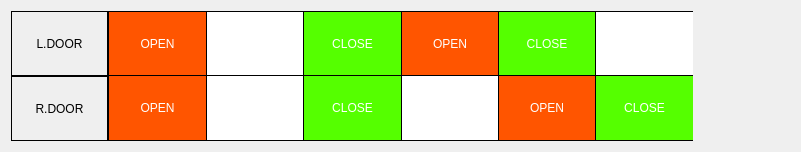
   <widget class="QWidget" name="gridLayoutWidget_5">
    <property name="geometry">
     <rect>
      <x>0</x>
      <y>400</y>
      <width>801</width>
      <height>152</height>
     </rect>
    </property>
    <layout class="QGridLayout" name="gridLayout_5">
     <property name="spacing">
      <number>0</number>
     </property>
     <item row="4" column="0">
      <widget class="QLabel" name="label_48">
       <property name="sizePolicy">
        <sizepolicy hsizetype="Preferred" vsizetype="Preferred">
         <horstretch>0</horstretch>
         <verstretch>0</verstretch>
        </sizepolicy>
       </property>
       <property name="minimumSize">
        <size>
         <width>80</width>
         <height>50</height>
        </size>
       </property>
       <property name="styleSheet">
        <string notr="true">font: 900 14pt &quot;Ubuntu&quot;;
color: rgb(0, 0, 0);

border: 1px solid black;</string>
       </property>
       <property name="text">
        <string>R.DOOR</string>
       </property>
       <property name="alignment">
        <set>Qt::AlignCenter</set>
       </property>
      </widget>
     </item>
     <item row="2" column="4">
      <widget class="QLabel" name="slm11_1">
       <property name="sizePolicy">
        <sizepolicy hsizetype="Preferred" vsizetype="Preferred">
         <horstretch>0</horstretch>
         <verstretch>0</verstretch>
        </sizepolicy>
       </property>
       <property name="minimumSize">
        <size>
         <width>80</width>
         <height>50</height>
        </size>
       </property>
       <property name="styleSheet">
        <string notr="true">background-color: rgb(255, 85, 0);
color: rgb(255, 255, 255);
font: 900 14pt &quot;Ubuntu&quot;;


border: 1px solid black;
border-right:0px;</string>
       </property>
       <property name="text">
        <string>OPEN</string>
       </property>
       <property name="alignment">
        <set>Qt::AlignCenter</set>
       </property>
      </widget>
     </item>
     <item row="2" column="1">
      <widget class="QLabel" name="slm8_1">
       <property name="sizePolicy">
        <sizepolicy hsizetype="Preferred" vsizetype="Preferred">
         <horstretch>0</horstretch>
         <verstretch>0</verstretch>
        </sizepolicy>
       </property>
       <property name="minimumSize">
        <size>
         <width>80</width>
         <height>50</height>
        </size>
       </property>
       <property name="styleSheet">
        <string notr="true">background-color: rgb(255, 85, 0);
color: rgb(255, 255, 255);
font: 900 14pt &quot;Ubuntu&quot;;

border: 1px solid black;
border-right:0px;
</string>
       </property>
       <property name="text">
        <string>OPEN</string>
       </property>
       <property name="alignment">
        <set>Qt::AlignCenter</set>
       </property>
      </widget>
     </item>
     <item row="4" column="3">
      <widget class="QLabel" name="slm10_2">
       <property name="sizePolicy">
        <sizepolicy hsizetype="Preferred" vsizetype="Preferred">
         <horstretch>0</horstretch>
         <verstretch>0</verstretch>
        </sizepolicy>
       </property>
       <property name="minimumSize">
        <size>
         <width>80</width>
         <height>50</height>
        </size>
       </property>
       <property name="styleSheet">
        <string notr="true">
background-color: rgb(85, 255, 0);
color: rgb(255, 255, 255);
font: 900 14pt &quot;Ubuntu&quot;;
border: 1px solid black;
border-right: 0px;
border-top: 0px;</string>
       </property>
       <property name="text">
        <string>CLOSE</string>
       </property>
       <property name="alignment">
        <set>Qt::AlignCenter</set>
       </property>
      </widget>
     </item>
     <item row="4" column="4">
      <widget class="QLabel" name="slm11_2">
       <property name="sizePolicy">
        <sizepolicy hsizetype="Preferred" vsizetype="Preferred">
         <horstretch>0</horstretch>
         <verstretch>0</verstretch>
        </sizepolicy>
       </property>
       <property name="minimumSize">
        <size>
         <width>80</width>
         <height>50</height>
        </size>
       </property>
       <property name="styleSheet">
        <string notr="true">
background-color: rgb(255, 255, 255);
color: rgb(255, 255, 255);
font: 900 14pt &quot;Ubuntu&quot;;

border: 1px solid black;
border-right: 0px;
border-top: 0px;

</string>
       </property>
       <property name="text">
        <string>--</string>
       </property>
       <property name="alignment">
        <set>Qt::AlignCenter</set>
       </property>
      </widget>
     </item>
     <item row="2" column="6">
      <widget class="QLabel" name="slm13_1">
       <property name="sizePolicy">
        <sizepolicy hsizetype="Preferred" vsizetype="Preferred">
         <horstretch>0</horstretch>
         <verstretch>0</verstretch>
        </sizepolicy>
       </property>
       <property name="minimumSize">
        <size>
         <width>80</width>
         <height>50</height>
        </size>
       </property>
       <property name="styleSheet">
        <string notr="true">background-color: rgb(255, 255, 255);
color: rgb(255, 255, 255);
font: 900 14pt &quot;Ubuntu&quot;;


border: 1px solid black;
border-right:0px;

</string>
       </property>
       <property name="text">
        <string>--</string>
       </property>
       <property name="alignment">
        <set>Qt::AlignCenter</set>
       </property>
      </widget>
     </item>
     <item row="4" column="6">
      <widget class="QLabel" name="slm13_2">
       <property name="sizePolicy">
        <sizepolicy hsizetype="Preferred" vsizetype="Preferred">
         <horstretch>0</horstretch>
         <verstretch>0</verstretch>
        </sizepolicy>
       </property>
       <property name="minimumSize">
        <size>
         <width>80</width>
         <height>50</height>
        </size>
       </property>
       <property name="styleSheet">
        <string notr="true">
background-color: rgb(85, 255, 0);
color: rgb(255, 255, 255);
font: 900 14pt &quot;Ubuntu&quot;;

border: 1px solid black;
border-right:0px;
border-top:0px;</string>
       </property>
       <property name="text">
        <string>CLOSE</string>
       </property>
       <property name="alignment">
        <set>Qt::AlignCenter</set>
       </property>
      </widget>
     </item>
     <item row="2" column="5">
      <widget class="QLabel" name="slm12_1">
       <property name="sizePolicy">
        <sizepolicy hsizetype="Preferred" vsizetype="Preferred">
         <horstretch>0</horstretch>
         <verstretch>0</verstretch>
        </sizepolicy>
       </property>
       <property name="minimumSize">
        <size>
         <width>80</width>
         <height>50</height>
        </size>
       </property>
       <property name="styleSheet">
        <string notr="true">background-color: rgb(85, 255, 0);
color: rgb(255, 255, 255);
font: 900 14pt &quot;Ubuntu&quot;;

border: 1px solid black;
border-right:0px;</string>
       </property>
       <property name="text">
        <string>CLOSE</string>
       </property>
       <property name="alignment">
        <set>Qt::AlignCenter</set>
       </property>
      </widget>
     </item>
     <item row="2" column="0">
      <widget class="QLabel" name="label_46">
       <property name="sizePolicy">
        <sizepolicy hsizetype="Preferred" vsizetype="Preferred">
         <horstretch>0</horstretch>
         <verstretch>0</verstretch>
        </sizepolicy>
       </property>
       <property name="minimumSize">
        <size>
         <width>80</width>
         <height>50</height>
        </size>
       </property>
       <property name="styleSheet">
        <string notr="true">
font: 900 14pt &quot;Ubuntu&quot;;
color: rgb(0, 0, 0);

border: 1px solid black;</string>
       </property>
       <property name="text">
        <string>L.DOOR</string>
       </property>
       <property name="alignment">
        <set>Qt::AlignCenter</set>
       </property>
      </widget>
     </item>
     <item row="2" column="3">
      <widget class="QLabel" name="slm10_1">
       <property name="sizePolicy">
        <sizepolicy hsizetype="Preferred" vsizetype="Preferred">
         <horstretch>0</horstretch>
         <verstretch>0</verstretch>
        </sizepolicy>
       </property>
       <property name="minimumSize">
        <size>
         <width>80</width>
         <height>50</height>
        </size>
       </property>
       <property name="styleSheet">
        <string notr="true">background-color: rgb(85, 255, 0);
color: rgb(255, 255, 255);
font: 900 14pt &quot;Ubuntu&quot;;

border: 1px solid black;
border-right:0px;</string>
       </property>
       <property name="text">
        <string>CLOSE</string>
       </property>
       <property name="alignment">
        <set>Qt::AlignCenter</set>
       </property>
      </widget>
     </item>
     <item row="4" column="1">
      <widget class="QLabel" name="slm8_2">
       <property name="sizePolicy">
        <sizepolicy hsizetype="Preferred" vsizetype="Preferred">
         <horstretch>0</horstretch>
         <verstretch>0</verstretch>
        </sizepolicy>
       </property>
       <property name="minimumSize">
        <size>
         <width>80</width>
         <height>50</height>
        </size>
       </property>
       <property name="styleSheet">
        <string notr="true">
background-color: rgb(255, 85, 0);
color: rgb(255, 255, 255);
font: 900 14pt &quot;Ubuntu&quot;;

border: 1px solid black;
border-top: 0px;
border-right: 0px;
</string>
       </property>
       <property name="text">
        <string>OPEN</string>
       </property>
       <property name="alignment">
        <set>Qt::AlignCenter</set>
       </property>
      </widget>
     </item>
     <item row="4" column="2">
      <widget class="QLabel" name="slm9_2">
       <property name="sizePolicy">
        <sizepolicy hsizetype="Preferred" vsizetype="Preferred">
         <horstretch>0</horstretch>
         <verstretch>0</verstretch>
        </sizepolicy>
       </property>
       <property name="minimumSize">
        <size>
         <width>80</width>
         <height>50</height>
        </size>
       </property>
       <property name="styleSheet">
        <string notr="true">
background-color: rgb(255, 255, 255);
color: rgb(255, 255, 255);
font: 900 14pt &quot;Ubuntu&quot;;

border: 1px solid black;
border-right: 0px;
border-top: 0px;</string>
       </property>
       <property name="text">
        <string>--</string>
       </property>
       <property name="alignment">
        <set>Qt::AlignCenter</set>
       </property>
      </widget>
     </item>
     <item row="2" column="2">
      <widget class="QLabel" name="slm9_1">
       <property name="sizePolicy">
        <sizepolicy hsizetype="Preferred" vsizetype="Preferred">
         <horstretch>0</horstretch>
         <verstretch>0</verstretch>
        </sizepolicy>
       </property>
       <property name="minimumSize">
        <size>
         <width>80</width>
         <height>50</height>
        </size>
       </property>
       <property name="styleSheet">
        <string notr="true">background-color: rgb(255, 255, 255);
color: rgb(255, 255, 255);
font: 900 14pt &quot;Ubuntu&quot;;

border: 1px solid black;
border-right:0px;
</string>
       </property>
       <property name="text">
        <string>--</string>
       </property>
       <property name="alignment">
        <set>Qt::AlignCenter</set>
       </property>
      </widget>
     </item>
     <item row="4" column="5">
      <widget class="QLabel" name="slm12_2">
       <property name="sizePolicy">
        <sizepolicy hsizetype="Preferred" vsizetype="Preferred">
         <horstretch>0</horstretch>
         <verstretch>0</verstretch>
        </sizepolicy>
       </property>
       <property name="minimumSize">
        <size>
         <width>80</width>
         <height>50</height>
        </size>
       </property>
       <property name="styleSheet">
        <string notr="true">background-color: rgb(255, 85, 0);
color: rgb(255, 255, 255);
font: 900 14pt &quot;Ubuntu&quot;;

border: 1px solid black;
border-right: 0px;
border-top: 0px;</string>
       </property>
       <property name="text">
        <string>OPEN</string>
       </property>
       <property name="alignment">
        <set>Qt::AlignCenter</set>
       </property>
      </widget>
     </item>
     <item row="4" column="7">
      <widget class="QLabel" name="slm14_2">
       <property name="sizePolicy">
        <sizepolicy hsizetype="Preferred" vsizetype="Preferred">
         <horstretch>0</horstretch>
         <verstretch>0</verstretch>
        </sizepolicy>
       </property>
       <property name="minimumSize">
        <size>
         <width>80</width>
         <height>50</height>
        </size>
       </property>
       <property name="styleSheet">
        <string notr="true">
border-left:1px solid black;</string>
       </property>
       <property name="text">
        <string/>
       </property>
       <property name="alignment">
        <set>Qt::AlignCenter</set>
       </property>
      </widget>
     </item>
     <item row="2" column="7">
      <widget class="QLabel" name="slm14_1">
       <property name="sizePolicy">
        <sizepolicy hsizetype="Preferred" vsizetype="Preferred">
         <horstretch>0</horstretch>
         <verstretch>0</verstretch>
        </sizepolicy>
       </property>
       <property name="minimumSize">
        <size>
         <width>80</width>
         <height>50</height>
        </size>
       </property>
       <property name="styleSheet">
        <string notr="true">
border-left:1px solid black;</string>
       </property>
       <property name="text">
        <string/>
       </property>
       <property name="alignment">
        <set>Qt::AlignCenter</set>
       </property>
      </widget>
     </item>
    </layout>
   </widget>
